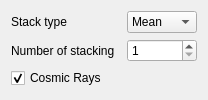
                   <widget class="QWidget" name="tab_6">
                    <attribute name="title">
                     <string>Advanced</string>
                    </attribute>
                    <layout class="QGridLayout" name="gridLayout_3">
                     <item row="3" column="0">
                      <widget class="QLabel" name="label_36">
                       <property name="text">
                        <string>Number of stacking</string>
                       </property>
                      </widget>
                     </item>
                     <item row="4" column="0" colspan="2">
                      <widget class="QCheckBox" name="cosmic_rays">
                       <property name="text">
                        <string>Cosmic Rays</string>
                       </property>
                       <property name="checked">
                        <bool>true</bool>
                       </property>
                      </widget>
                     </item>
                     <item row="2" column="0">
                      <widget class="QLabel" name="label_37">
                       <property name="text">
                        <string>Stack type</string>
                       </property>
                      </widget>
                     </item>
                     <item row="2" column="2">
                      <widget class="QComboBox" name="stack_type">
                       <item>
                        <property name="text">
                         <string>Mean</string>
                        </property>
                       </item>
                       <item>
                        <property name="text">
                         <string>Median</string>
                        </property>
                       </item>
                      </widget>
                     </item>
                     <item row="3" column="2">
                      <widget class="QSpinBox" name="n_stack">
                       <property name="minimum">
                        <number>1</number>
                       </property>
                       <property name="maximum">
                        <number>10000</number>
                       </property>
                      </widget>
                     </item>
                    </layout>
                   </widget>
